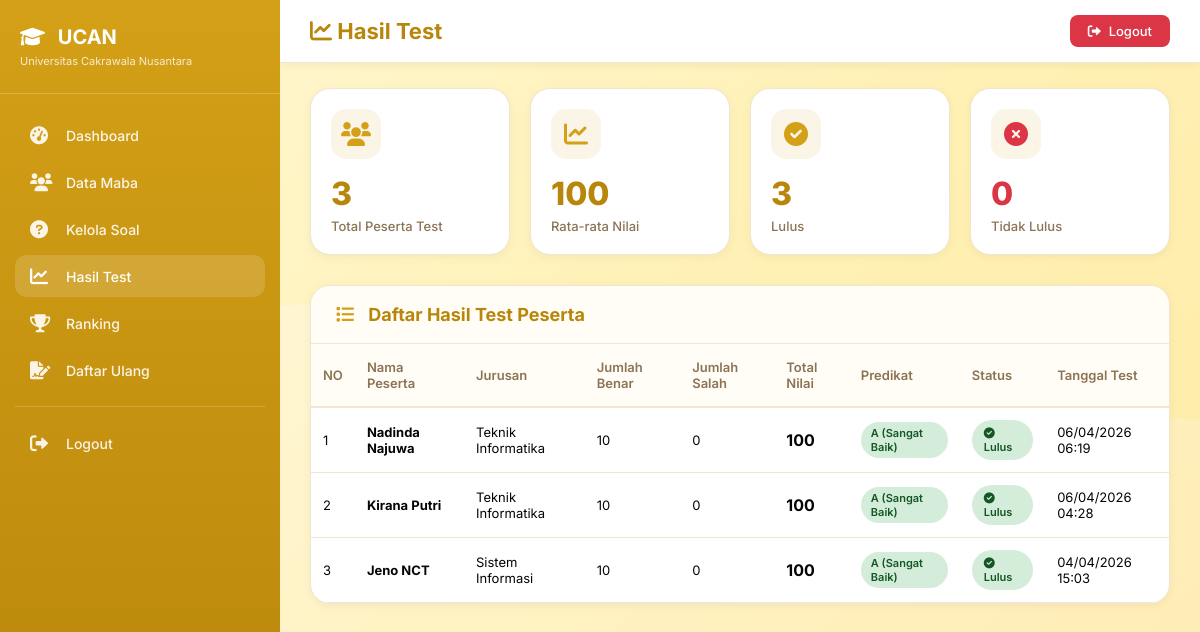
The page /pembe/admin/hasil.php (signed in) on the database its author committed.
### tables this page shows
CREATE TABLE `hasil_test` (
  `id` int(11) NOT NULL,
  `id_peserta` int(11) NOT NULL,
  `nama_peserta` varchar(100) DEFAULT NULL,
  `jurusan` varchar(50) DEFAULT NULL,
  `jawaban_benar` int(11) DEFAULT 0,
  `total_soal` int(11) DEFAULT 0,
  `total_nilai` int(11) DEFAULT 0,
  `jumlah_benar` int(11) DEFAULT 0,
  `jumlah_salah` int(11) DEFAULT 0,
  `persentase` decimal(5,2) DEFAULT 0.00,
  `status` varchar(20) DEFAULT 'proses',
  `tanggal_test` timestamp NOT NULL DEFAULT current_timestamp()
);

### pembe/admin/hasil.php (the view, shortened to what this page needs)
<?php
$host = 'localhost';
$dbname = 'pembe';
$user = 'root';
$pass = '';
$conn = mysqli_connect($host, $user, $pass, $dbname);
mysqli_query($conn, "CREATE TABLE IF NOT EXISTS hasil_test (
    id INT AUTO_INCREMENT PRIMARY KEY,
    id_peserta INT,
    nama_peserta VARCHAR(100),
    jurusan VARCHAR(50),
    total_nilai INT,
    jumlah_benar INT,
    jumlah_salah INT,
    persentase DECIMAL(5,2),
    status VARCHAR(20),
    tanggal_test TIMESTAMP DEFAULT CURRENT_TIMESTAMP
)");
$query = "SELECT * FROM hasil_test ORDER BY total_nilai DESC, tanggal_test DESC";
$result = mysqli_query($conn, $query);
$hasil_list = [];
if ($result && mysqli_num_rows($result) > 0) {
    while ($row = mysqli_fetch_assoc($result)) {
        $hasil_list[] = $row;
    }
}
$total_peserta = count($hasil_list);
$total_nilai = 0;
$lulus = 0;
$tidak_lulus = 0;
foreach ($hasil_list as $h) {
    $total_nilai += $h['total_nilai'];
    if ($h['status'] == 'lulus') {
        $lulus++;
    } else {
        $tidak_lulus++;
    }
}
$rata_rata = $total_peserta > 0 ? round($total_nilai / $total_peserta) : 0;
function getStatusBadge($status) {
    switch($status) {
        case 'lulus':
            return '<span class="badge badge-success"><i class="fas fa-check-circle"></i> Lulus</span>';
    }
}
function getNilaiBadge($nilai) {
    if ($nilai >= 80) {
        return '<span class="badge-nilai badge-nilai-a">A (Sangat Baik)</span>';
    } elseif ($nilai >= 70) {
        return '<span class="badge-nilai badge-nilai-b">B (Baik)</span>';
    } elseif ($nilai >= 60) {
        return '<span class="badge-nilai badge-nilai-c">C (Cukup)</span>';
    } elseif ($nilai >= 50) {
        return '<span class="badge-nilai badge-nilai-d">D (Kurang)</span>';
    } else {
        return '<span class="badge-nilai badge-nilai-e">E (Gagal)</span>';
    }
}
?>
<!DOCTYPE html>
<html lang="id">
<head>
    <link rel="stylesheet" href="https://cdnjs.cloudflare.com/ajax/libs/font-awesome/6.0.0-beta3/css/all.min.css">
</head>
<body>
    <div class="sidebar">
        <div class="sidebar-header">
            <h3><i class="fas fa-graduation-cap"></i> UCAN</h3>
            <p>Universitas Cakrawala Nusantara</p>
        </div>
        <div class="sidebar-menu">
            <a href="dashboard.php" class="menu-item">
                <i class="fas fa-tachometer-alt"></i>
                <span>Dashboard</span>
            </a>
            <a href="maba.php" class="menu-item">
                <i class="fas fa-users"></i>
                <span>Data Maba</span>
            </a>
            <a href="soal.php" class="menu-item">
                <i class="fas fa-question-circle"></i>
                <span>Kelola Soal</span>
            </a>
            <a href="hasil.php" class="menu-item active">
                <i class="fas fa-chart-line"></i>
                <span>Hasil Test</span>
            </a>
            <a href="ranking.php" class="menu-item">
                <i class="fas fa-trophy"></i>
                <span>Ranking</span>
            </a>
            <a href="daftar_ulang.php" class="menu-item">
                <i class="fas fa-file-signature"></i>
                <span>Daftar Ulang</span>
            </a>
            <div class="menu-divider"></div>
            <a href="logout.php" class="menu-item">
                <i class="fas fa-sign-out-alt"></i>
                <span>Logout</span>
            </a>
        </div>
    </div>
    <div class="main-content">
        <div class="top-header">
            <div class="page-title">
                <h2><i class="fas fa-chart-line"></i> Hasil Test</h2>
            </div>
            <a href="logout.php" class="logout-btn">
                <i class="fas fa-sign-out-alt"></i> Logout
            </a>
        </div>
        <div class="container">
            <div class="stats-grid">
                <div class="stat-card">
                    <div class="stat-icon">
                        <i class="fas fa-users"></i>
                    </div>
                    <h3><?php echo $total_peserta; ?></h3>
                    <p>Total Peserta Test</p>
                </div>
                <div class="stat-card">
                    <div class="stat-icon">
                        <i class="fas fa-chart-line"></i>
                    </div>
                    <h3><?php echo $rata_rata; ?></h3>
                    <p>Rata-rata Nilai</p>
                </div>
                <div class="stat-card">
                    <div class="stat-icon">
                        <i class="fas fa-check-circle" style="color:#D4A017 ;"></i>
                    </div>
                    <h3 style="color:#B8860B;"><?php echo $lulus; ?></h3>
                    <p>Lulus</p>
                </div>
                <div class="stat-card">
                    <div class="stat-icon">
                        <i class="fas fa-times-circle" style="color:#dc3545;"></i>
                    </div>
                    <h3 style="color:#dc3545;"><?php echo $tidak_lulus; ?></h3>
                    <p>Tidak Lulus</p>
                </div>
            </div>
            <div class="card">
                <div class="card-header">
                    <h3><i class="fas fa-list"></i> Daftar Hasil Test Peserta</h3>
                </div>
                <div class="card-body">
                    <?php if (count($hasil_list) > 0): ?>
                        <table class="data-table">
                            <thead>
                                <tr>
                                    <th>NO</th>
                                    <th>Nama Peserta</th>
                                    <th>Jurusan</th>
                                    <th>Jumlah Benar</th>
                                    <th>Jumlah Salah</th>
                                    <th>Total Nilai</th>
                                    <th>Predikat</th>
                                    <th>Status</th>
                                    <th>Tanggal Test</th>
                                </tr>
                            </thead>
                            <tbody>
                                <?php $no = 1; foreach ($hasil_list as $h): ?>
                                <tr>
                                    <td><?php echo $no++; ?></td>
                                    <td><strong><?php echo htmlspecialchars($h['nama_peserta']); ?></strong></td>
                                    <td><?php echo htmlspecialchars($h['jurusan']); ?></td>
                                    <td><?php echo $h['jumlah_benar']; ?></td>
                                    <td><?php echo $h['jumlah_salah']; ?></td>
                                    <td><strong style="font-size: 16px; color:#050505;"><?php echo $h['total_nilai']; ?></strong></td>
                                    <td><?php echo getNilaiBadge($h['total_nilai']); ?></td>
                                    <td><?php echo getStatusBadge($h['status']); ?></td>
                                    <td><?php echo date('d/m/Y H:i', strtotime($h['tanggal_test'])); ?></td>
                                </tr>
                                <?php endforeach; ?>
                            </tbody>
                        </table>
                    <?php endif; ?>
                </div>
            </div>
        </div>
    </div>
</body>
</html>

### pembe/admin/hasil.php (style rules this page uses)
* { margin: 0; padding: 0; box-sizing: border-box; }
body { font-family: 'Inter', sans-serif; background: linear-gradient(135deg, #FFF9E6 0%, #FFF3C4 50%, #FFECB3 100%); min-height: 100vh; position: relative; }
body::before { content: ''; position: absolute; top: 0; left: 0; right: 0; bottom: 0; background-size: cover; pointer-events: none; }
.sidebar { position: fixed; left: 0; top: 0; width: 280px; height: 100vh; background: linear-gradient(180deg, #D4A017 0%, #B8860B 100%); color: white; overflow-y: auto; z-index: 100; }
.sidebar-header { padding: 25px 20px; border-bottom: 1px solid rgba(255,255,255,0.2); margin-bottom: 20px; }
.sidebar-header h3 { font-size: 20px; font-weight: 700; margin-bottom: 5px; }
.sidebar-header h3 i { margin-right: 8px; }
.sidebar-header p { font-size: 11px; opacity: 0.8; }
.sidebar-menu { padding: 0 15px; }
.menu-item { display: flex; align-items: center; gap: 12px; padding: 12px 15px; margin: 5px 0; border-radius: 12px; color: rgba(255,255,255,0.9); text-decoration: none; transition: all 0.3s; }
.menu-item i { width: 24px; font-size: 18px; }
.menu-item span { font-size: 14px; font-weight: 500; }
.menu-item:hover, .menu-item.active { background: rgba(255,255,255,0.15); color: white; }
.menu-divider { height: 1px; background: rgba(255,255,255,0.2); margin: 15px 0; }
.main-content { margin-left: 280px; min-height: 100vh; position: relative; z-index: 1; }
.top-header { background: white; padding: 15px 30px; display: flex; justify-content: space-between; align-items: center; box-shadow: 0 2px 10px rgba(0,0,0,0.05); position: sticky; top: 0; z-index: 99; border-bottom: 1px solid #F0E6D2; }
.page-title h2 { font-size: 22px; font-weight: 700; color: #B8860B; }
.logout-btn { background: #dc3545; color: white; padding: 8px 18px; border-radius: 8px; text-decoration: none; font-size: 13px; font-weight: 500; transition: all 0.3s; display: inline-flex; align-items: center; gap: 8px; }
.container { padding: 25px 30px; }
.stats-grid { display: grid; grid-template-columns: repeat(4, 1fr); gap: 20px; margin-bottom: 30px; }
.stat-card { background: white; border-radius: 20px; padding: 20px; box-shadow: 0 2px 10px rgba(0,0,0,0.05); transition: all 0.3s; border: 1px solid #F0E6D2; }
.stat-card h3 { font-size: 32px; font-weight: 800; color: #B8860B; margin-bottom: 5px; }
.stat-card p { font-size: 13px; color: #8B7355; font-weight: 500; }
.stat-icon { width: 50px; height: 50px; background: rgba(212, 160, 23, 0.1); border-radius: 15px; display: flex; align-items: center; justify-content: center; margin-bottom: 15px; }
.stat-icon i { font-size: 24px; color: #D4A017; }
.card { background: white; border-radius: 20px; box-shadow: 0 2px 10px rgba(0,0,0,0.05); margin-bottom: 30px; overflow: hidden; border: 1px solid #F0E6D2; }
.card-header { padding: 18px 25px; border-bottom: 1px solid #F0E6D2; display: flex; justify-content: space-between; align-items: center; flex-wrap: wrap; gap: 10px; background: #FFFDF5; }
.card-header h3 { font-size: 18px; font-weight: 700; color: #B8860B; }
.card-header h3 i { margin-right: 10px; color: #D4A017; }
.card-body { padding: 0; }
.data-table { width: 100%; border-collapse: collapse; }
.data-table th { text-align: left; padding: 15px 12px; background: #FFFDF5; font-weight: 600; font-size: 13px; color: #8B7355; border-bottom: 2px solid #F0E6D2; }
.data-table td { padding: 12px; font-size: 13px; border-bottom: 1px solid #F0E6D2; vertical-align: middle; color: #050505; }
.badge { display: inline-block; padding: 6px 12px; border-radius: 20px; font-size: 11px; font-weight: 600; }
.badge-success { background: #d4edda; color: #155724; }
.badge-success i { color: #155724; }
.badge-nilai { display: inline-block; padding: 4px 10px; border-radius: 20px; font-size: 11px; font-weight: 600; }
.badge-nilai-a { background: #d4edda; color: #155724; }

### rows shown on the page
hasil_test: nama_peserta "Nadinda Najuwa", jurusan "Teknik Informatika", jumlah_benar "10", jumlah_salah "0", total_nilai "100", shows "A (Sangat Baik)", status "lulus" (drawn), tanggal_test "06/04/2026 06:19"
hasil_test: nama_peserta "Kirana Putri", jurusan "Teknik Informatika", jumlah_benar "10", jumlah_salah "0", total_nilai "100", shows "A (Sangat Baik)", status "lulus" (drawn), tanggal_test "06/04/2026 04:28"
hasil_test: nama_peserta "Jeno NCT", jurusan "Sistem Informasi", jumlah_benar "10", jumlah_salah "0", total_nilai "100", shows "A (Sangat Baik)", status "lulus" (drawn), tanggal_test "04/04/2026 15:03"

### other values the page prints
$total_peserta "3"
$rata_rata "100"
$lulus "3"
$tidak_lulus "0"
